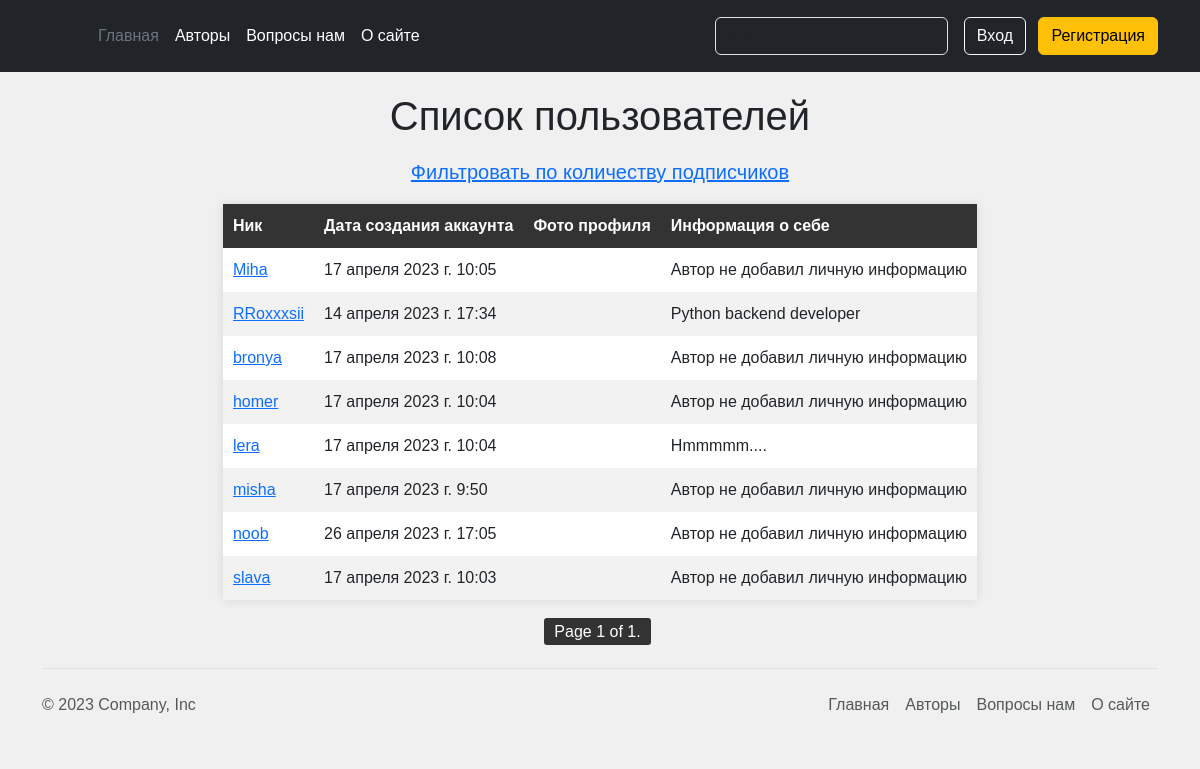
The app's page /authors/, older data.
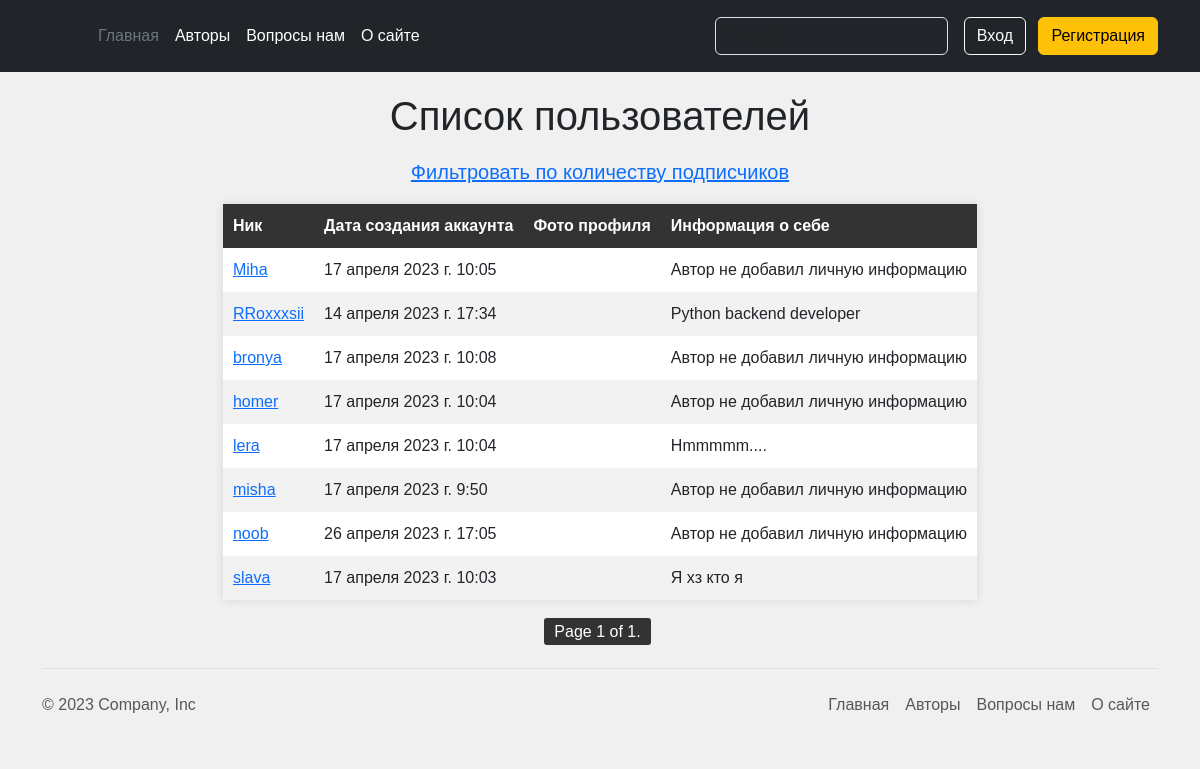
The same page, newer data.
### account/models.py (models this page shows, shortened)
class Author(AbstractBaseUser, PermissionsMixin):
    email = models.EmailField(_('почтовый адрес'), unique=True)
    user_name = models.CharField(max_length=150)
    mobile = models.CharField(max_length=20, blank=True)
    gender = models.ForeignKey(Gender, on_delete=models.SET_NULL, blank=True, null=True)
    profile_photo = models.ImageField(upload_to='photos/%Y/%m/%d/', help_text=_('Фото профиля'), blank=True)
    profile_information = models.TextField(help_text='Расскажите о себе', blank=True)
    country = models.ForeignKey(Country, on_delete=models.SET_NULL, blank=True, null=True)
    telegram_link = models.URLField(_('Телеграмм аккаунт'), blank=True)
    city = models.CharField(_('Где живете'), max_length=70, blank=True, null=True)
    following = models.ManyToManyField(
        "self", blank=True, related_name="followers", symmetrical=False
    )
    is_active = models.BooleanField(default=False)
    is_staff = models.BooleanField(default=False)
    created = models.DateTimeField(auto_now_add=True)
    updated = models.DateTimeField(auto_now=True)
    objects = CustomAccountManager()
    USERNAME_FIELD = 'email'
    REQUIRED_FIELDS = ['user_name']
    class Meta:
        verbose_name = _("Аккаунт")
        verbose_name_plural = _("Аккаунты")
        ordering = ('user_name',)
    def get_absolute_url(self):
        return reverse('authors:author_detail_view', kwargs={'pk': self.pk})

### authors/views.py (the view)
# urls.py: path('', views.AuthorListView.as_view(), name='author_list_view'),
class AuthorListView(AuthorFollowingFollowersListMixin, ListView):
    extra_context = {'headline': 'Список пользователей'}
    template_name = 'authors/ordering_link.html'
    def get_queryset(self):
        current_user_id = self.request.user.id
        queryset = Author.objects.exclude(id=current_user_id)
        return queryset

### authors/templates/authors/ordering_link.html
{% extends 'authors/authors_list_view.html' %}
{% block order %}
    <h5 style="text-align: center; margin-top: 20px;"><a href="{% url 'authors:author_filter_by_followers' %}">Фильтровать по количеству подписчиков</a></h5>
{% endblock %}

### authors/templates/authors/authors_list_view.html (shortened to what this page needs)
{% extends 'main/base.html' %}
{% load static %}
{% block content %}
<link rel="stylesheet" href="{% static 'main/css/authors_list_view.css' %}">
<link rel="stylesheet" href="{% static 'main/css/posts.css' %}">
    <h1 class="header-top">{{ headline }}</h1>
    {% block order %}
    {% endblock %}
	<table>
		<thead>
			<tr>
				<th>Ник</th>
				<th>Дата создания аккаунта</th>
				<th>Фото профиля</th>
				<th>Информация о себе</th>
			</tr>
		</thead>
		<tbody>
			{% for author in authors %}
			<tr>
				<td class="list_item"><a href="{{ author.get_absolute_url }}">{{ author.user_name }}</a></td>
				<td class="list_item">{{ author.created }}</td>
                {% if not author.profile_photo %}
                    <td class="list_item"></td>
                {% else %}
                    <td class="list_item"><img src="{{ author.profile_photo.url }}" alt="Фото профиля"></td>
                {% endif %}
                {% if author.profile_information  %}
                <td class="list_item">{{ author.profile_information|truncatewords:20 }}</td>
                {% else %}
                <td class="list_item">Автор не добавил личную информацию</td>
                {% endif %}
			</tr>
			{% endfor %}
		</tbody>
	</table>
{% include 'main/pagination.html' %}
{% endblock %}

Row changes from the older to the newer data that the page shows:
changed Author "slava": profile_information (not shown) → "Я хз кто я"; no longer shows "Автор не добавил личную информацию"
